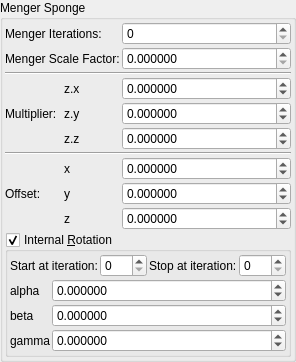
    <widget class="QGroupBox" name="groupBox_3">
     <property name="toolTip">
      <string/>
     </property>
     <property name="title">
      <string>Menger Sponge</string>
     </property>
     <property name="checkable">
      <bool>false</bool>
     </property>
     <layout class="QVBoxLayout" name="verticalLayout_29" stretch="0,0">
      <property name="spacing">
       <number>2</number>
      </property>
      <property name="leftMargin">
       <number>2</number>
      </property>
      <property name="topMargin">
       <number>2</number>
      </property>
      <property name="rightMargin">
       <number>2</number>
      </property>
      <property name="bottomMargin">
       <number>2</number>
      </property>
      <item>
       <layout class="QGridLayout" name="gridLayout_63" columnstretch="0,0,0,1">
        <property name="spacing">
         <number>2</number>
        </property>
        <item row="2" column="1" colspan="3">
         <widget class="Line" name="line_18">
          <property name="orientation">
           <enum>Qt::Horizontal</enum>
          </property>
         </widget>
        </item>
        <item row="3" column="2">
         <widget class="QLabel" name="label_93">
          <property name="text">
           <string notr="true">z.x</string>
          </property>
         </widget>
        </item>
        <item row="3" column="3">
         <widget class="MyDoubleSpinBox" name="spinbox3_transf_constant_multiplierA_111_x">
          <property name="sizePolicy">
           <sizepolicy hsizetype="Minimum" vsizetype="Maximum">
            <horstretch>0</horstretch>
            <verstretch>0</verstretch>
           </sizepolicy>
          </property>
          <property name="prefix">
           <string/>
          </property>
          <property name="suffix">
           <string/>
          </property>
          <property name="decimals">
           <number>6</number>
          </property>
          <property name="minimum">
           <double>-99.989999999999995</double>
          </property>
          <property name="maximum">
           <double>99.989999999999995</double>
          </property>
          <property name="singleStep">
           <double>0.100000000000000</double>
          </property>
         </widget>
        </item>
        <item row="9" column="3">
         <widget class="MyDoubleSpinBox" name="spinbox3_transf_addition_constantA_000_z">
          <property name="sizePolicy">
           <sizepolicy hsizetype="Minimum" vsizetype="Maximum">
            <horstretch>0</horstretch>
            <verstretch>0</verstretch>
           </sizepolicy>
          </property>
          <property name="prefix">
           <string/>
          </property>
          <property name="suffix">
           <string/>
          </property>
          <property name="decimals">
           <number>6</number>
          </property>
          <property name="minimum">
           <double>-99.989999999999995</double>
          </property>
          <property name="maximum">
           <double>99.989999999999995</double>
          </property>
          <property name="singleStep">
           <double>0.100000000000000</double>
          </property>
         </widget>
        </item>
        <item row="7" column="2">
         <widget class="QLabel" name="label_115">
          <property name="text">
           <string notr="true">x</string>
          </property>
         </widget>
        </item>
        <item row="8" column="1">
         <widget class="QLabel" name="label_255">
          <property name="text">
           <string>Offset:</string>
          </property>
         </widget>
        </item>
        <item row="8" column="2">
         <widget class="QLabel" name="label_116">
          <property name="text">
           <string notr="true">y</string>
          </property>
         </widget>
        </item>
        <item row="5" column="3">
         <widget class="MyDoubleSpinBox" name="spinbox3_transf_constant_multiplierA_111_z">
          <property name="sizePolicy">
           <sizepolicy hsizetype="Minimum" vsizetype="Maximum">
            <horstretch>0</horstretch>
            <verstretch>0</verstretch>
           </sizepolicy>
          </property>
          <property name="prefix">
           <string/>
          </property>
          <property name="suffix">
           <string/>
          </property>
          <property name="decimals">
           <number>6</number>
          </property>
          <property name="minimum">
           <double>-99.989999999999995</double>
          </property>
          <property name="maximum">
           <double>99.989999999999995</double>
          </property>
          <property name="singleStep">
           <double>0.100000000000000</double>
          </property>
         </widget>
        </item>
        <item row="7" column="3">
         <widget class="MyDoubleSpinBox" name="spinbox3_transf_addition_constantA_000_x">
          <property name="sizePolicy">
           <sizepolicy hsizetype="Minimum" vsizetype="Maximum">
            <horstretch>0</horstretch>
            <verstretch>0</verstretch>
           </sizepolicy>
          </property>
          <property name="prefix">
           <string/>
          </property>
          <property name="suffix">
           <string/>
          </property>
          <property name="decimals">
           <number>6</number>
          </property>
          <property name="minimum">
           <double>-99.989999999999995</double>
          </property>
          <property name="maximum">
           <double>99.989999999999995</double>
          </property>
          <property name="singleStep">
           <double>0.100000000000000</double>
          </property>
         </widget>
        </item>
        <item row="4" column="2">
         <widget class="QLabel" name="label_90">
          <property name="text">
           <string notr="true">z.y</string>
          </property>
         </widget>
        </item>
        <item row="5" column="2">
         <widget class="QLabel" name="label_98">
          <property name="text">
           <string notr="true">z.z</string>
          </property>
         </widget>
        </item>
        <item row="4" column="1">
         <widget class="QLabel" name="label_91">
          <property name="text">
           <string>Multiplier:</string>
          </property>
         </widget>
        </item>
        <item row="1" column="3">
         <widget class="MyDoubleSpinBox" name="spinbox_transf_scale_3">
          <property name="sizePolicy">
           <sizepolicy hsizetype="Minimum" vsizetype="Maximum">
            <horstretch>0</horstretch>
            <verstretch>0</verstretch>
           </sizepolicy>
          </property>
          <property name="prefix">
           <string/>
          </property>
          <property name="suffix">
           <string/>
          </property>
          <property name="decimals">
           <number>6</number>
          </property>
          <property name="minimum">
           <double>0.000000000000000</double>
          </property>
          <property name="maximum">
           <double>99.989999999999995</double>
          </property>
          <property name="singleStep">
           <double>0.100000000000000</double>
          </property>
         </widget>
        </item>
        <item row="1" column="1" colspan="2">
         <widget class="QLabel" name="label_64">
          <property name="text">
           <string>Menger Scale Factor:</string>
          </property>
         </widget>
        </item>
        <item row="9" column="2">
         <widget class="QLabel" name="label_117">
          <property name="text">
           <string notr="true">z</string>
          </property>
         </widget>
        </item>
        <item row="0" column="1" colspan="2">
         <widget class="QLabel" name="label_92">
          <property name="text">
           <string>Menger Iterations:</string>
          </property>
         </widget>
        </item>
        <item row="6" column="1" colspan="3">
         <widget class="Line" name="line_55">
          <property name="orientation">
           <enum>Qt::Horizontal</enum>
          </property>
         </widget>
        </item>
        <item row="8" column="3">
         <widget class="MyDoubleSpinBox" name="spinbox3_transf_addition_constantA_000_y">
          <property name="sizePolicy">
           <sizepolicy hsizetype="Minimum" vsizetype="Maximum">
            <horstretch>0</horstretch>
            <verstretch>0</verstretch>
           </sizepolicy>
          </property>
          <property name="prefix">
           <string/>
          </property>
          <property name="suffix">
           <string/>
          </property>
          <property name="decimals">
           <number>6</number>
          </property>
          <property name="minimum">
           <double>-99.989999999999995</double>
          </property>
          <property name="maximum">
           <double>99.989999999999995</double>
          </property>
          <property name="singleStep">
           <double>0.100000000000000</double>
          </property>
         </widget>
        </item>
        <item row="4" column="3">
         <widget class="MyDoubleSpinBox" name="spinbox3_transf_constant_multiplierA_111_y">
          <property name="sizePolicy">
           <sizepolicy hsizetype="Minimum" vsizetype="Maximum">
            <horstretch>0</horstretch>
            <verstretch>0</verstretch>
           </sizepolicy>
          </property>
          <property name="prefix">
           <string/>
          </property>
          <property name="suffix">
           <string/>
          </property>
          <property name="decimals">
           <number>6</number>
          </property>
          <property name="minimum">
           <double>-99.989999999999995</double>
          </property>
          <property name="maximum">
           <double>99.989999999999995</double>
          </property>
          <property name="singleStep">
           <double>0.100000000000000</double>
          </property>
         </widget>
        </item>
        <item row="0" column="3">
         <widget class="MySpinBox" name="spinboxInt_transf_int_1">
          <property name="sizePolicy">
           <sizepolicy hsizetype="Minimum" vsizetype="Maximum">
            <horstretch>0</horstretch>
            <verstretch>0</verstretch>
           </sizepolicy>
          </property>
          <property name="maximum">
           <number>250</number>
          </property>
         </widget>
        </item>
       </layout>
      </item>
      <item>
       <widget class="MyGroupBox" name="groupCheck_transf_rotation_enabled">
        <property name="title">
         <string>Internal &amp;Rotation</string>
        </property>
        <property name="checkable">
         <bool>true</bool>
        </property>
        <layout class="QVBoxLayout" name="verticalLayout_9" stretch="0,0">
         <property name="spacing">
          <number>2</number>
         </property>
         <property name="leftMargin">
          <number>2</number>
         </property>
         <property name="topMargin">
          <number>2</number>
         </property>
         <property name="rightMargin">
          <number>2</number>
         </property>
         <property name="bottomMargin">
          <number>2</number>
         </property>
         <item>
          <layout class="QGridLayout" name="gridLayout_64">
           <property name="spacing">
            <number>2</number>
           </property>
           <item row="0" column="3">
            <widget class="MySpinBox" name="spinboxInt_transf_stop_iterations_A">
             <property name="sizePolicy">
              <sizepolicy hsizetype="Minimum" vsizetype="Maximum">
               <horstretch>0</horstretch>
               <verstretch>0</verstretch>
              </sizepolicy>
             </property>
             <property name="maximum">
              <number>999</number>
             </property>
            </widget>
           </item>
           <item row="0" column="2">
            <widget class="QLabel" name="label_248">
             <property name="text">
              <string>Stop at iteration:</string>
             </property>
            </widget>
           </item>
           <item row="0" column="1">
            <widget class="MySpinBox" name="spinboxInt_transf_start_iterations_A">
             <property name="sizePolicy">
              <sizepolicy hsizetype="Minimum" vsizetype="Maximum">
               <horstretch>0</horstretch>
               <verstretch>0</verstretch>
              </sizepolicy>
             </property>
             <property name="maximum">
              <number>999</number>
             </property>
            </widget>
           </item>
           <item row="0" column="0">
            <widget class="QLabel" name="label_249">
             <property name="text">
              <string>Start at iteration:</string>
             </property>
            </widget>
           </item>
          </layout>
         </item>
         <item>
          <layout class="QGridLayout" name="gridLayout_11" columnstretch="0,1">
           <property name="spacing">
            <number>2</number>
           </property>
           <item row="1" column="0">
            <widget class="QLabel" name="label_35">
             <property name="text">
              <string notr="true">alpha</string>
             </property>
            </widget>
           </item>
           <item row="3" column="0">
            <widget class="QLabel" name="label_37">
             <property name="text">
              <string notr="true">gamma</string>
             </property>
            </widget>
           </item>
           <item row="2" column="1">
            <widget class="MyDoubleSpinBox" name="spinboxd3_transf_rotation_y">
             <property name="sizePolicy">
              <sizepolicy hsizetype="Minimum" vsizetype="Maximum">
               <horstretch>0</horstretch>
               <verstretch>0</verstretch>
              </sizepolicy>
             </property>
             <property name="prefix">
              <string/>
             </property>
             <property name="suffix">
              <string/>
             </property>
             <property name="decimals">
              <number>6</number>
             </property>
             <property name="minimum">
              <double>-36000.000000000000000</double>
             </property>
             <property name="maximum">
              <double>36000.000000000000000</double>
             </property>
             <property name="singleStep">
              <double>1.000000000000000</double>
             </property>
            </widget>
           </item>
           <item row="2" column="0">
            <widget class="QLabel" name="label_34">
             <property name="text">
              <string notr="true">beta</string>
             </property>
            </widget>
           </item>
           <item row="1" column="1">
            <widget class="MyDoubleSpinBox" name="spinboxd3_transf_rotation_x">
             <property name="sizePolicy">
              <sizepolicy hsizetype="Minimum" vsizetype="Maximum">
               <horstretch>0</horstretch>
               <verstretch>0</verstretch>
              </sizepolicy>
             </property>
             <property name="prefix">
              <string/>
             </property>
             <property name="suffix">
              <string/>
             </property>
             <property name="decimals">
              <number>6</number>
             </property>
             <property name="minimum">
              <double>-36000.000000000000000</double>
             </property>
             <property name="maximum">
              <double>36000.000000000000000</double>
             </property>
             <property name="singleStep">
              <double>1.000000000000000</double>
             </property>
            </widget>
           </item>
           <item row="3" column="1">
            <widget class="MyDoubleSpinBox" name="spinboxd3_transf_rotation_z">
             <property name="sizePolicy">
              <sizepolicy hsizetype="Minimum" vsizetype="Maximum">
               <horstretch>0</horstretch>
               <verstretch>0</verstretch>
              </sizepolicy>
             </property>
             <property name="prefix">
              <string/>
             </property>
             <property name="suffix">
              <string/>
             </property>
             <property name="decimals">
              <number>6</number>
             </property>
             <property name="minimum">
              <double>-36000.000000000000000</double>
             </property>
             <property name="maximum">
              <double>36000.000000000000000</double>
             </property>
             <property name="singleStep">
              <double>1.000000000000000</double>
             </property>
            </widget>
           </item>
          </layout>
         </item>
        </layout>
       </widget>
      </item>
     </layout>
    </widget>
